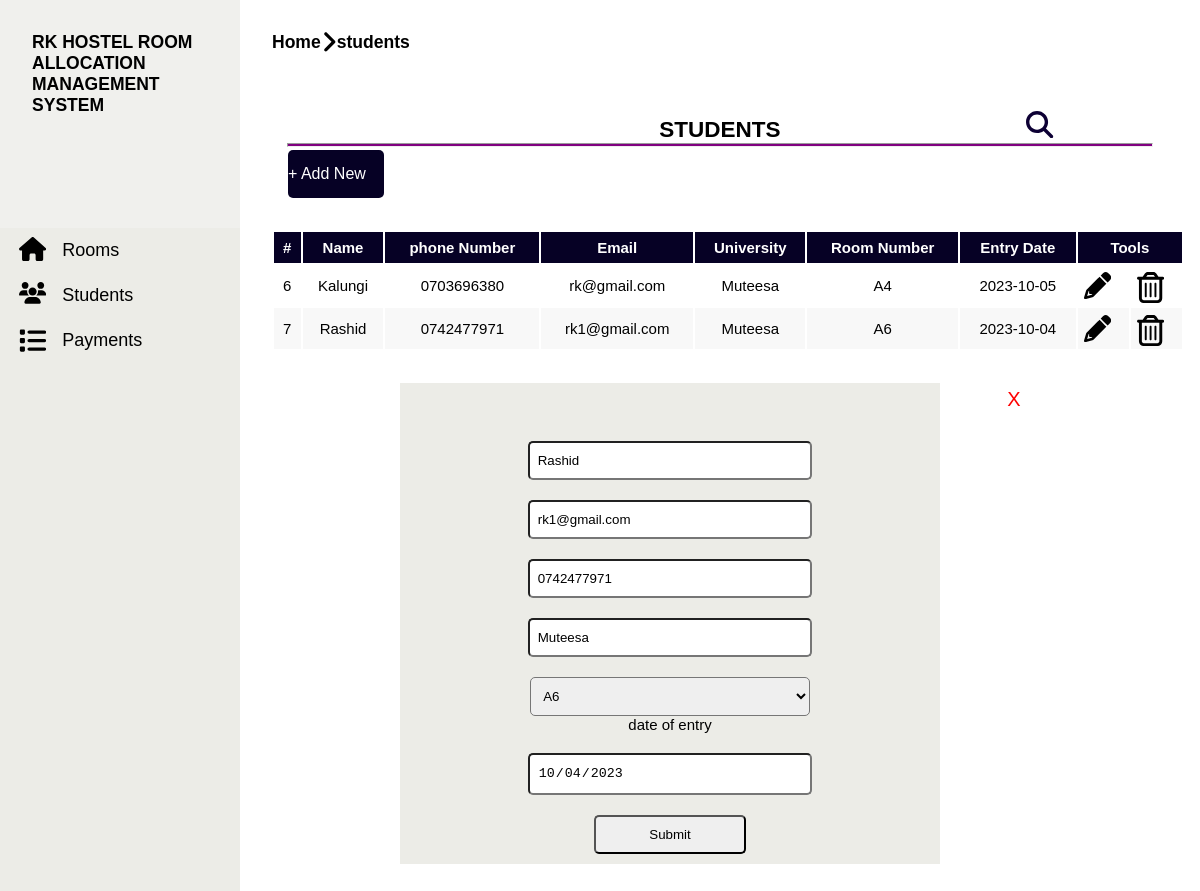
Page /?ref=dashboard&new=students&edit=1&id=7&roomno=A6 on the committed database.
### tables this page shows
CREATE TABLE `students` (
  `id` int(11) NOT NULL,
  `name` varchar(30) NOT NULL,
  `email` varchar(100) NOT NULL,
  `phonenumber` varchar(14) NOT NULL,
  `roomno` varchar(10) NOT NULL,
  `university` varchar(30) NOT NULL,
  `entrydate` date NOT NULL
);

### index.php (called while the page is built, shortened)
<?php
$file="dashboard";
require './assets/header.php';
require "./$file.php";
require './assets/footer.php';
?>

### files/students.php (the view, shortened to what this page needs)
<div class="w-full h-full flex flex-col ic rooms">
    <h2 class="margin">STUDENTS</h2>
    <div class="flex js w-half" style="margin-left: 40rem; margin-top: -2rem;">
        <div class="flex icon" onclick="navToggle('search')"; style="fill: #0d0034; cursor: pointer;margin-top: -2rem;"><?php require './icons/magnifying-glass.svg';?></div>
    </div>
    <hr style="height: 2px; background-color: purple; width: 90%;">
    <div class="bottom w-full h-max">
        <div class="link flex ic js flex-col">
           <a href="?ref=dashboard&new=students&pop1=1">+ Add New</a>
        </div>
        <?php
        if($_SERVER['REQUEST_METHOD']=='POST' && isset($_POST['search'])){
            $search_input=$_POST['search'];
            $search=$con->query("SELECT *from students where email like '%$search_input%' or name like '%$search_input%' or university like '%$search_input%' or roomno like '%$search_input%'");
                    ?>
                     <div class="margin w-full flex h-max flex-col">
            <table>
                <thead>
                    <th>#</th>
                    <th>Name</th>
                    <th>phone Number</th>
                    <th> Email</th>
                    <th> University</th>
                    <th> Room Number</th>
                    <th> Entry Date</th>
                    <th colspan=2>Tools</th>
                </thead>
                <tbody>
                    <?php
                    if($search->num_rows){
                        while($searchr=$search->fetch_assoc()){
                            ?>
                            <tr>
                                <td><?$searchr['id']?></td>
                                <td><?=$searchr['name']?></td>
                                <td><?=$searchr['phonenumber']?></td>
                                <td><?=$searchr['email']?></td>
                                <td><?=$searchr['university']?></td>
                                <td><?=$searchr['roomno']?></td>
                                <td><?$searchr['entrydate']?></td>
                                <td><a href="?ref=dashboard&new=students&edit=1&id=<?=$searchr['id']?>&roomno=<?=$searchr['roomno']?>"><div class="icon"><?php require './icons/pencil.svg'?></div></a></td>
                                <td><a href="?ref=dashboard&new=students&delete=1&id=<?=$searchr['id']?>&roomno=<?=$searchr['roomno']?>"><div class="icon"><?php require './icons/trash-can.svg'?></div></a></td>
                            </tr>
                            <?php
                        }
                    }
                    ?>
                </tbody>
            </table>
        </div>
                    <?php
                }
        else{
        ?>
        <div class="margin w-full flex h-max flex-col">
            <table>
                <thead>
                    <th>#</th>
                    <th>Name</th>
                    <th>phone Number</th>
                    <th> Email</th>
                    <th> University</th>
                    <th> Room Number</th>
                    <th> Entry Date</th>
                    <th colspan=2>Tools</th>
                </thead>
                <tbody>
                    <?php
                    $tb=$con->query("SELECT * FROM students");
                    if($tb->num_rows){
                        while($tbq=$tb->fetch_assoc()){
                            ?>
                            <tr>
                                <td><?=$tbq['id']?></td>
                                <td><?=$tbq['name']?></td>
                                <td><?=$tbq['phonenumber']?></td>
                                <td><?=$tbq['email']?></td>
                                <td><?=$tbq['university']?></td>
                                <td><?=$tbq['roomno']?></td>
                                <td><?=$tbq['entrydate']?></td>
                                <td><a href="?ref=dashboard&new=students&edit=1&id=<?=$tbq['id']?>&roomno=<?=$tbq['roomno']?>"><div class="icon"><?php require './icons/pencil.svg'?></div></a></td>
                                <td><a href="?ref=dashboard&new=students&delete=1&id=<?=$tbq['id']?>&roomno=<?=$tbq['roomno']?>"><div class="icon"><?php require './icons/trash-can.svg'?></div></a></td>
                            </tr>
                            <?php
                        }
                    }
                    ?>
                </tbody>
            </table>
            <?php
        }
            ?>
        </div>
            <?php
           if(isset($_GET['edit']) && $_GET['edit']==1 && isset($_GET['id']) && isset($_GET['roomno'])){
            $id1=$_GET['id'];
            $q=$con->query("SELECT *FROM students where id ='$id1'");
            if($q->num_rows){
                $qr=mysqli_fetch_assoc($q);
            }
            ?>
            <div id="pop2" class="flex flex-col ic">
                <a href="?ref=dashboard&new=students" style="color: red; font-size: 20px; margin-left: 43rem; margin-top: 5px;">X</a>
                <form action="" method="post" class="flex flex-col ic">
                   <input type="text" name="name" value="<?=$qr['name']?>">
                   <input type="text" name="email" value="<?=$qr['email']?>" readonly>
                   <input type="text" name="phone" value="<?=$qr['phonenumber']?>">
                   <input type="text" name="university" value="<?=$qr['university']?>">
                   <select name="roomno" id="">
                       <option value="<?=$qr['roomno']?>"><?=$qr['roomno']?></option>
                   </select>
                   <p> date of entry</p>
                   <input type="date" name="date" id="" value="<?=$qr['entrydate']?>" readonly>
                    <input type="submit" name="save">
                </form>
            </div>
            <?php
        }
            ?>
    </div>
</div>

### rows in the picture
students: id "6", name "Kalungi", phonenumber "0703696380", email "rk@gmail.com", university "Muteesa", roomno "A4", entrydate "2023-10-05"
students: id "7", name "Rashid", phonenumber "0742477971", email "rk1@gmail.com", university "Muteesa", roomno "A6", entrydate "2023-10-04", phone "0742477971", date "10/04/2023"

### other values in the picture
$new1 "students"
